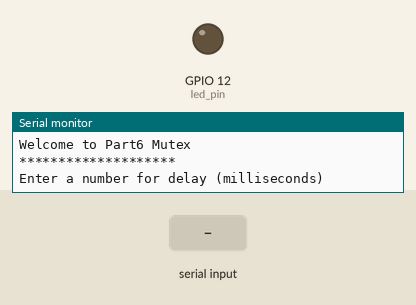
Simulated run of this sketch. Board: ESP32. On the bench: output pins drawn as LEDs (lit = HIGH), the last lines printed to the serial monitor. Dashed ring = blinking. Inputs (shaded band) come from the test bench.

Above: at 3.8 s.
3.9 s: "90,45\n" received over Serial
At 8.8 s:
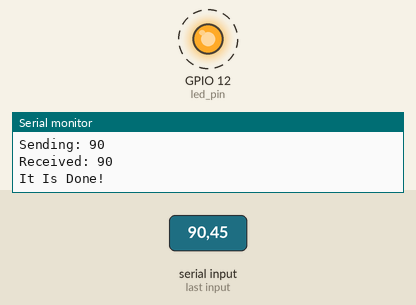
Timing chart, 0 to 12.9 s (numbered marks = the images above; inputs shaded):
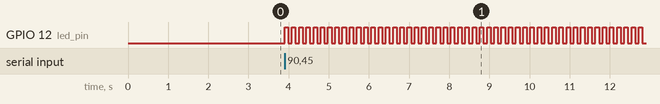

The sketch:

Part__6_Mutex.ino
```cpp
#if CONFIG_FREERTOS_UNICORE
  static const BaseType_t app_cpu = 0;
#else
  static const BaseType_t app_cpu = 1;
#endif
static const int led_pin = 12;
// Global
static SemaphoreHandle_t mutex;

//*********************************************************
// The Blinking Task

void blinkLED(void *parameters) {
  int num = *(int *)parameters;

  // Releasing the mutex
  xSemaphoreGive(mutex);

  Serial.print("Received: ");
  Serial.println(num);

  while (1) {
  pinMode(led_pin, OUTPUT);
    digitalWrite(led_pin, HIGH);
    vTaskDelay(num / portTICK_PERIOD_MS);
    digitalWrite(led_pin, LOW);
    vTaskDelay(num / portTICK_PERIOD_MS);
  }
}

//*****************************************************************************

void setup() {

  long int delay_arg;

  // Configure Serial
  Serial.begin(115200);

  // Wait a moment to start (so we don't miss Serial output)
  vTaskDelay(1000 / portTICK_PERIOD_MS);
  Serial.println();
  Serial.println("Welcome to Part6 Mutex");
   vTaskDelay(2000 / portTICK_PERIOD_MS);
  Serial.println("********************");
  Serial.println("Enter a number for delay (milliseconds)");

  // Wait for input from Serial
  while (Serial.available() <= 0);

  // Read integer value
  delay_arg = Serial.parseInt();
  Serial.print("Sending: ");
  Serial.println(delay_arg);

  // Creating mutex
  mutex = xSemaphoreCreateMutex();

  // Taking the mutex
  xSemaphoreTake(mutex, portMAX_DELAY);

  // Starting the task
  xTaskCreatePinnedToCore(blinkLED,"Blink LED",1024,(void *)&delay_arg, 1,NULL,app_cpu);

  // Do nothing until mutex has been returned (maximum delay)
  xSemaphoreTake(mutex, portMAX_DELAY);


  Serial.println("It Is Done!");
}

//*********************************************************************
void loop() {


  vTaskDelay(1000 / portTICK_PERIOD_MS);
}
```

Measured:
- after the input at 3.9 s, GPIO 12 (led_pin): alternates HIGH for 0.09 s and LOW for 0.09 s, starting at once
